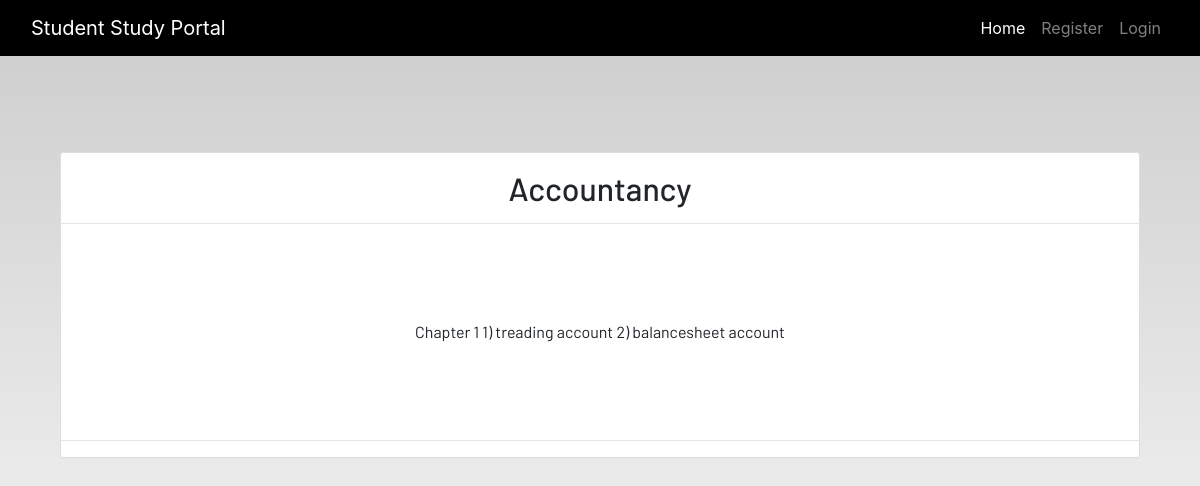
/notesd/5, run on the app's committed database.
### studentdashboard/models.py (models this page shows, shortened)
class Notes(models.Model):
    user = models.ForeignKey(User, on_delete = models.CASCADE)
    title = models.CharField(max_length = 200)
    description = models.TextField()
    class Meta:
        verbose_name = 'notes'
        verbose_name_plural = 'notes'

### studentdashboard/views.py (the view)
# urls.py: path('notesd/<pk>',views.notesd,name="notesd"),
def notesd(request, pk):
    note = get_object_or_404(Notes, id=pk)
    context = {'note': note}
    return render(request, 'notesd.html', context)

### templates/notesd.html
{% extends 'dashboard/base.html' %} {% block content %}
<section class='text-center container'>
    <div class="container">
        <div class="content-section p-0 mt-5">
            <div class="m-3">
                <h2>{{ note.title }}</h2>
            </div>
            <hr class="p-0 m-0">
            <p class="description m-5 p-5">
                {{ note.description }}
            </p>
            <hr>
        </div>
    </div>
</section>
{% endblock content %}

### static/css/main.css (style rules this page uses)
html { scroll-behavior: smooth; height: 100%; width: 100%; }
html, body { max-width: 100%; overflow-x: hidden; height: 100%; width: 100%; }
body { background: linear-gradient(rgba(0, 0, 0, 0.2), rgba(255, 255, 255, 0.5)); overflow-x: hidden; background-repeat: no-repeat; }
.content-section { background: #ffffff; padding: 10px 20px; border: 1px solid #dddddd; border-radius: 3px; margin-bottom: 20px; }

### data on the page
Notes: title "Accountancy", description "Chapter 1 1) treading account 2) balancesheet account"
